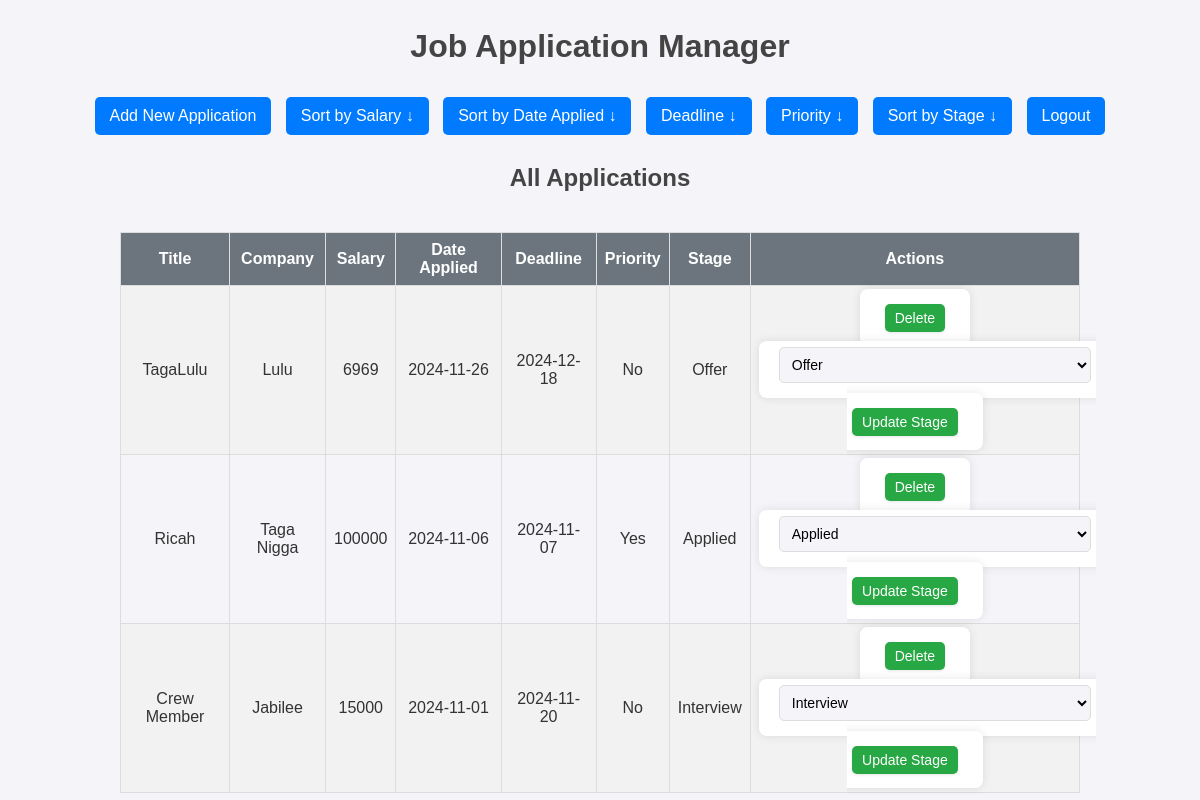
The page / (signed in) on the database its author committed.
### tables this page shows
CREATE TABLE applications (
        id INTEGER PRIMARY KEY AUTOINCREMENT,
        title TEXT NOT NULL,
        company TEXT NOT NULL,
        stage TEXT NOT NULL,
        salary INTEGER NOT NULL,
        date_applied TEXT NOT NULL,
        deadline TEXT,
        role_type TEXT,
        priority INTEGER,
        user_id INTEGER,
        FOREIGN KEY (user_id) REFERENCES users(id)
    );

### app.py (the view)
@app.route("/")
@login_required
def index():
    user_id = session["user_id"]
    conn = get_db_connection()
    applications = conn.execute("SELECT * FROM applications WHERE user_id = ?", (user_id,)).fetchall()
    conn.close()
    return render_template("index.html", applications=applications)

### app.py (called while the page is built)
def get_db_connection():
    conn = sqlite3.connect("job_applications.db")  # Ensure this matches the actual path
    conn.row_factory = sqlite3.Row
    return conn

def login_required(f):
    @wraps(f)
    def decorated_function(*args, **kwargs):
        if "user_id" not in session:
            flash("Please log in to access this page.")
            return redirect(url_for("login"))
        return f(*args, **kwargs)
    return decorated_function

### templates/index.html (shortened to what this page needs)
<!doctype html>
<html lang="en">
<head>
    <link rel="stylesheet" href="{{ url_for('static', filename='styles.css') }}">
</head>
<body>
    <h1>Job Application Manager</h1>
    <div>
        <a href="{{ url_for('add_application') }}">Add New Application</a>
        <a href="{{ url_for('view_applications', filter_type='salary', order='asc' if sort_order == 'desc' else 'desc') }}">
            Sort by Salary {{ '↑' if sort_order == 'asc' else '↓' }}
        </a>
        <a href="{{ url_for('view_applications', filter_type='date', order='asc' if sort_order == 'desc' else 'desc') }}">
            Sort by Date Applied {{ '↑' if sort_order == 'asc' else '↓' }}
        </a>
        <a href="{{ url_for('view_applications', filter_type='deadline', order='asc' if sort_order == 'desc' else 'desc') }}">
            Deadline {{ '↑' if sort_order == 'asc' else '↓' }}
        </a>
        <a href="{{ url_for('view_applications', filter_type='priority', order='asc' if sort_order == 'desc' else 'desc') }}">
            Priority {{ '↑' if sort_order == 'asc' else '↓' }}
        </a>
        <a href="{{ url_for('view_applications', filter_type='stage', order='asc' if sort_order == 'desc' else 'desc') }}">
            Sort by Stage {{ '↑' if sort_order == 'asc' else '↓' }}
        </a>
        <a href="{{ url_for('logout') }}">Logout</a>
    </div>
    <h2>All Applications</h2>
    <table>
        <tr>
            <th>Title</th>
            <th>Company</th>
            <th>Salary</th>
            <th>Date Applied</th>
            <th>Deadline</th>
            <th>Priority</th>
            <th>Stage</th>
            <th>Actions</th>
        </tr>
        {% for app in applications %}
        <tr>
            <td>{{ app['title'] }}</td>
            <td>{{ app['company'] }}</td>
            <td>{{ app['salary'] }}</td>
            <td>{{ app['date_applied'] }}</td>
            <td>{{ app['deadline'] }}</td>
            <td>{{ 'Yes' if app['priority'] else 'No' }}</td>
                <td>{{ app['stage'] }}</td>
                <td>
                    <form action="{{ url_for('delete_application', id=app['id']) }}" method="post" style="display:inline;">
                        <button type="submit" onclick="return confirm('Are you sure you want to delete this application?');">Delete</button>
                    </form>
                    <form action="{{ url_for('update_stage', id=app['id']) }}" method="post" style="display:inline;">
                        <select name="stage" required>
                            <option value="Applied" {% if app['stage'] == 'Applied' %}selected{% endif %}>Applied</option>
                            <option value="Interview" {% if app['stage'] == 'Interview' %}selected{% endif %}>Interview</option>
                            <option value="Offer" {% if app['stage'] == 'Offer' %}selected{% endif %}>Offer</option>
                        </select>
                        <button type="submit">Update Stage</button>
                    </form>
            </td>
        </tr>
        {% endfor %}
    </table>
</body>
</html>

### static/styles.css (style rules this page uses)
body { display: flex; justify-content: center; align-items: center; flex-direction: column; font-family: Arial, sans-serif; background-color: #f4f4f9; color: #333; margin: 0; padding: 0; min-height: 100vh; }
h1, h2 { text-align: center; color: #444; }
table { width: 80%; border-collapse: collapse; margin-top: 20px; }
table, th, td { border: 1px solid #ddd; padding: 8px; text-align: center; }
th { background-color: #6c757d; color: white; }
tr:nth-child(even) { background-color: #f2f2f2; }
a, button { display: inline-block; margin: 10px 5px; padding: 10px 15px; text-decoration: none; color: white; background-color: #007bff; border: none; border-radius: 5px; cursor: pointer; }
button { padding: 6px 10px; border-radius: 5px; border: none; cursor: pointer; font-size: 14px; color: #fff; margin-left: 5px; }
button[type="submit"] { background-color: #28a745; }
td form { display: inline; }
td select, td button { vertical-align: middle; }
select { padding: 8px; border-radius: 5px; border: 1px solid #ddd; background-color: #f4f4f9; cursor: pointer; font-size: 14px; margin-right: 5px; }
button { box-shadow: 0 1px 3px rgba(0, 0, 0, 0.1); }
form { width: 50%; margin-top: 20px; padding: 20px; background-color: #fff; box-shadow: 0 0 10px rgba(0, 0, 0, 0.1); border-radius: 8px; }
input[type="text"], input[type="number"], input[type="date"], select { width: 100%; padding: 8px; margin-top: 5px; margin-bottom: 15px; box-sizing: border-box; }

### rows shown on the page
applications: title "TagaLulu", company "Lulu", salary "6969", date_applied "2024-11-26", deadline "2024-12-18", priority "No", stage "Offer"
applications: title "Ricah", company "Taga Nigga", salary "100000", date_applied "2024-11-06", deadline "2024-11-07", priority "Yes", stage "Applied"
applications: title "Crew Member", company "Jabilee", salary "15000", date_applied "2024-11-01", deadline "2024-11-20", priority "No", stage "Interview"

### other values the page prints
{{ '↑' if sort_order == 'asc' else '↓' }} "↓"
